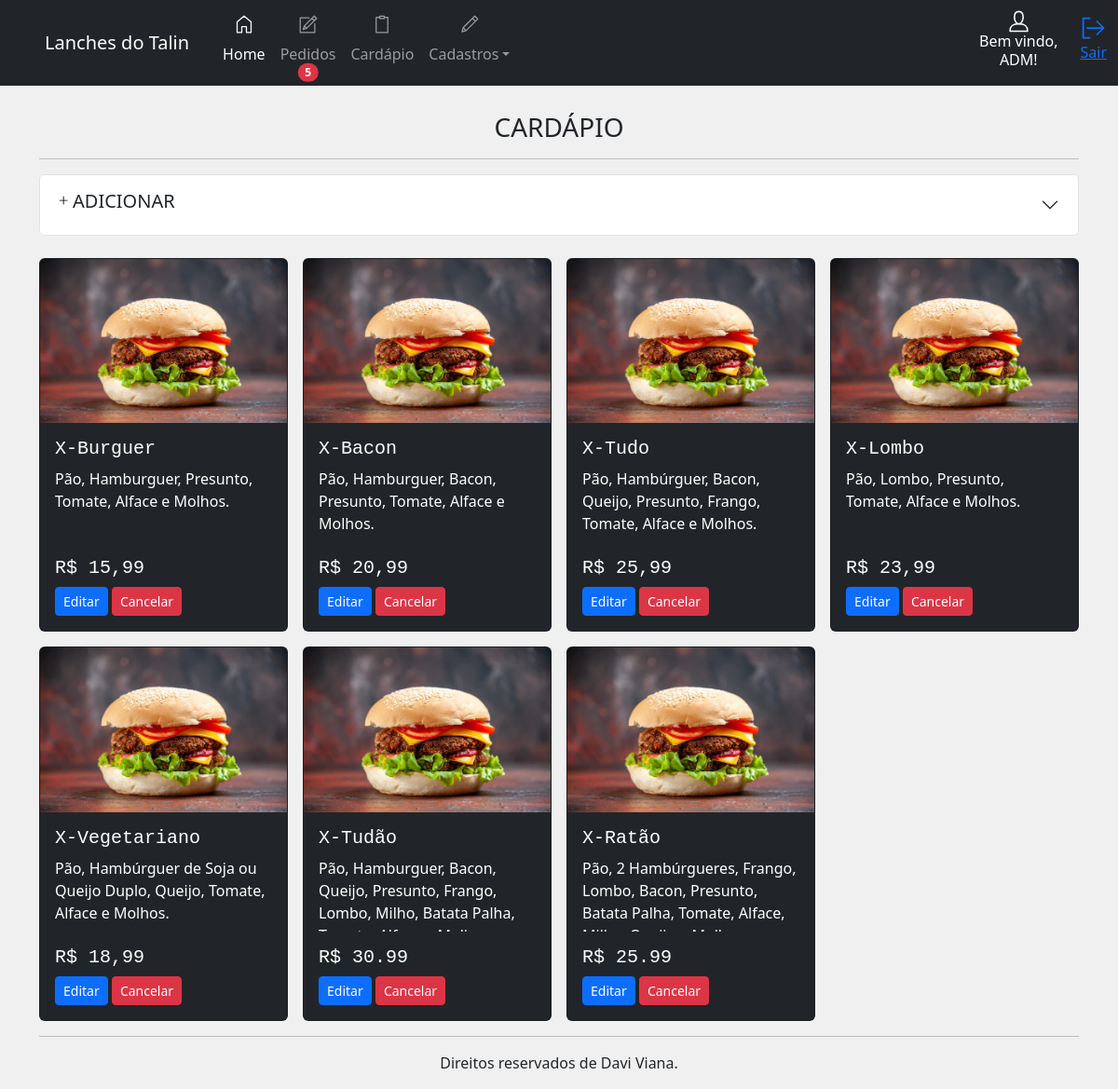
The app's page /painel/cardapio (signed in) with its own data.
### app/__init__.py (models this page shows, shortened)
class cadempresa(UserMixin, db.Model):
    id = db.Column(db.Integer, primary_key=True, autoincrement=True)
    company_name = db.Column(db.String(100))
    corporate_name = db.Column(db.String(100))
    address = db.Column(db.String(100))
    district = db.Column(db.String(200))
    city = db.Column(db.String(200))
    cep = db.Column(db.String(50))
    email = db.Column(db.String(50))
    tel = db.Column(db.String(50))
    cnpj = db.Column(db.String(50))
    dt_create = db.Column(db.DATETIME)

class users(UserMixin, db.Model):
    id = db.Column(db.Integer, primary_key=True, autoincrement=True)
    user = db.Column(db.String(10))
    name = db.Column(db.String(50))
    email = db.Column(db.String(100))
    password = db.Column(db.String(200))
    dt_create = db.Column(db.DATETIME)
    situation = db.Column(db.String(50))

class produtos(UserMixin, db.Model):
    id = db.Column(db.Integer, primary_key=True, autoincrement=True)
    title = db.Column(db.String(50))
    amount = db.Column(db.String(50))
    description = db.Column(db.String(200))
    picture = db.Column(db.String(200))
    situation = db.Column(db.String(50))

### app/panel.py (the view, shortened to what this page needs)
@bp.route('/cardapio/<case>/<int:id>', methods=['POST', 'GET'])
@bp.route('/cardapio', methods=['POST', 'GET'])
@login_required
def cardapio(id=None, case=None):
    allProdutos = produtos.query.filter_by(situation='ATIVO').all()
    menu_panel = load_menu()
    return render_template('panel/cardapio.html', menu_panel=menu_panel, allProdutos=allProdutos)

### app/__init__.py (called while the page is built)
@login_manager.user_loader
def get(user):
    return users.query.get(user)

def load_menu():
    empresa = cadempresa.query.filter_by(id=1).first()
    if empresa is None:
        company_name = 'NOME EMPRESA'
    else:
        company_name = empresa.company_name
    username = current_user.name
    badgeOrder = pedidos.query.filter_by(situation='PENDENTE').all()
    return username, company_name, len(badgeOrder)

### app/templates/panel/cardapio.html (shortened to what this page needs)
{% extends 'panel/home.html' %}
{% block panel %}
<br>
<h3 style="text-align: center;">CARDÁPIO</h3>
<hr>
<div class="accordion" id="accordionPanelsStayOpenExample">
    <div class="accordion-item">
        <h2 class="accordion-header" id="panelsStayOpen-headingOne">
            <button class="accordion-button collapsed" type="button" data-bs-toggle="collapse"
                data-bs-target="#panelsStayOpen-collapseOne" aria-expanded="true"
                aria-controls="panelsStayOpen-collapseOne">
                <h5 class="text-center"><svg xmlns="http://www.w3.org/2000/svg" x="0px" y="0px" width="15" height="15"
                        viewBox="0 0 35 35">
                        <path fill-rule="evenodd"
                            d="M 11 2 L 11 11 L 2 11 L 2 13 L 11 13 L 11 22 L 13 22 L 13 13 L 22 13 L 22 11 L 13 11 L 13 2 Z">
                        </path>
                    </svg>ADICIONAR</h5>
            </button>
        </h2>
    </div>
</div>
<br>
<div class="row row-cols-1 row-cols-md-4 g-3">
    {% for produto in allProdutos %}
    <div class="col">
        <div class="card text-bg-dark">
            <img src="../static/img/{{ produto.picture }}" class="card-img-top" alt="...">
            <div class="card-body">
                <form action="/painel/cardapio/cancel/{{produto.id}}" method="POST">
                    <h5 class="card-title font-monospace">{{ produto.title }}</h5>
                    <p class="card-text overflow-auto over" style="height: 80px;">{{ produto.description }}</p>
                    <h5 class="font-monospace">R$ {{ produto.amount }}</h5>
                    <button type="button" class="btn btn-primary btn-sm" data-bs-toggle="modal"
                        data-bs-target="#{{ produto.id }}">
                        Editar
                    </button>
                    <button type="submit" class="btn btn-danger btn-sm"
                        onclick="return confirm('Deseja cancelar o produto {{produto.title}}?')">Cancelar</button>
                </form>
            </div>
        </div>
    </div>
    {% endfor %}
</div>
{% endblock %}

### app/templates/panel/home.html (shortened to what this page needs)
{% extends 'layout.html' %}
{% block content %}
<header>
    <nav class="navbar navbar-expand-lg navbar-dark bg-dark fixed-top">
        <a class="navbar-brand ps-5 text-center">{{ menu_panel[1] }}</a>
        <div class="container">
            <div class="collapse navbar-collapse" id="navbarSupportedContent">
                <ul class="navbar-nav me-auto">
                    <li class="nav-item">
                        <a class="nav-link active " aria-current="page" href="{{url_for('panel.home')}}"><svg
                                id="i-home" xmlns="http://www.w3.org/2000/svg" viewBox="0 0 32 32" width="40"
                                height="20" fill="none" stroke="currentcolor" stroke-linecap="round"
                                stroke-linejoin="round" stroke-width="2"
                                class="position-relative top-0 start-50 translate-middle">
                                <path d="M12 20 L12 30 4 30 4 12 16 2 28 12 28 30 20 30 20 20 Z" />
                            </svg> <br>Home</a>
                    </li>
                    <li class="nav-item">
                        <a class="nav-link position-relative" href="{{url_for('panel.pedidos_')}}">  <br>Pedidos
                            {% if menu_panel[2] > 0 %}
                            <span
                                class="position-absolute top-100 start-50 translate-middle badge rounded-pill bg-danger">
                                {{ menu_panel[2] }}
                            </span>
                            {% endif %}
                        </a>
                    </li>
                    <li class="nav-item">
                        <a class="nav-link" href="{{url_for('panel.cardapio')}}">  <br>Cardápio</a>
                    </li>
                    <li class="nav-item dropdown">
                        <a class="nav-link dropdown-toggle" href="#" id="navbarDropdown" role="button"
                            data-bs-toggle="dropdown" aria-expanded="false">  <br>Cadastros</a>
                    </li>
                </ul>
                <div class="d-flex flex-column align-items-center text-bg-dark me-4">
                    <h6 class="text-center">Bem vindo,<br> {{ menu_panel[0] }}!</h6>
                </div>
                <a href="{{url_for('auth.logout')}}" class="mt-2" role="button" title="Sair"><svg id="i-signout"
                        xmlns="http://www.w3.org/2000/svg" viewBox="0 0 32 32" width="28" height="28" fill="none"
                        stroke="currentcolor" stroke-linecap="round" stroke-linejoin="round" stroke-width="2">
                        <path d="M28 16 L8 16 M20 8 L28 16 20 24 M11 28 L3 28 3 4 11 4" />
                    </svg>
                    <p>Sair</p>
                </a>
            </div>
        </div>
    </nav>
</header>
<main class="container pt-5 mt-5">
    {% block panel %}{% endblock %}
    <hr>
</main>
<footer class="container pb-3" style="text-align: center;">
    Direitos reservados de Davi Viana.
</footer>
{% endblock %}

### app/templates/layout.html (shortened to what this page needs)
<!DOCTYPE html>
<html lang="en">
<head>
    <link href="https://cdn.jsdelivr.net/npm/bootstrap@5.3.0-alpha1/dist/css/bootstrap.min.css" rel="stylesheet"
>
    <link rel="stylesheet" href="{{ url_for('static', filename='/css/style.css') }}">
</head>
<body style="background-color: rgb(240, 240, 240);">
    {% block content %}{% endblock %}
</body>
</html>

### app/static/css/style.css (style rules this page uses)
.text-center { text-align: center; }

### records on screen
cadempresa: company_name "Lanches do Talin"
users: name "ADM"
produtos: picture (placeholder picture), title "X-Burguer", description "Pão, Hamburguer, Presunto, Tomate, Alface e Molhos.", amount "15,99"
produtos: picture (placeholder picture), title "X-Bacon", description "Pão, Hamburguer, Bacon, Presunto, Tomate, Alface e Molhos.", amount "20,99"
produtos: picture (placeholder picture), title "X-Tudo", description "Pão, Hambúrguer, Bacon, Queijo, Presunto, Frango, Tomate, Alface e Molhos.", amount "25,99"
produtos: picture (placeholder picture), title "X-Lombo", description "Pão, Lombo, Presunto, Tomate, Alface e Molhos.", amount "23,99"
produtos: picture (placeholder picture), title "X-Vegetariano", description "Pão, Hambúrguer de Soja ou Queijo Duplo, Queijo, Tomate, Alface e Molhos.", amount "18,99"
produtos: picture (placeholder picture), title "X-Tudão", description "Pão, Hamburguer, Bacon, Queijo, Presunto, Frango, Lombo, Milho, Batata Palha,…", amount "30.99"
produtos: picture (placeholder picture), title "X-Ratão", description "Pão, 2 Hambúrgueres, Frango, Lombo, Bacon, Presunto, Batata Palha, Tomate, Alface,…", amount "25.99"

### other values on screen
{{ menu_panel[2] }} "5"
